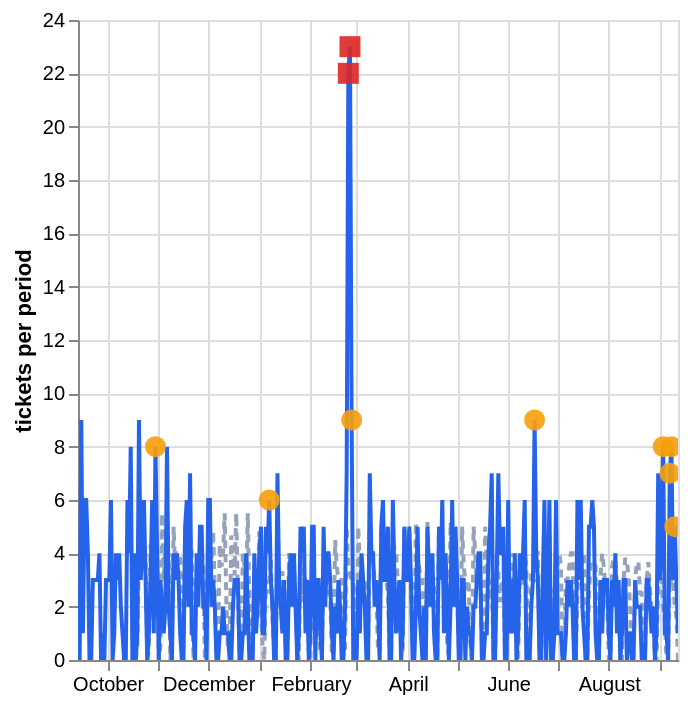

Here is the notebook cell this chart was saved with:
### Markdown cell above
### Looking at the most severe series

### Code cell
top_series = alerts.iloc[0]["series"]
series_diagnostics = detection.diagnostics[detection.diagnostics["series"] == top_series]
series_alerts = alerts[alerts["series"] == top_series].assign(
    period=lambda d: pd.to_datetime(d["period"])
)

print(f"series: {top_series}")
charts.anomaly_chart(series_diagnostics, series_alerts)

### Figure 1 — Vega-Lite specification as saved in the notebook (floating-point values rounded to 4 significant figures; data arrays with more than 128 entries replaced by an {"elided": "..."} marker saying what was removed)
{"config": {"view": {"continuousWidth": 300, "continuousHeight": 300}}, "layer": [{"data": {"name": "data-cbbb6d399baac45bd27c774bfff75efb"}, "mark": {"type": "line", "color": "#94a3b8", "strokeDash": [4, 3]}, "encoding": {"tooltip": [{"field": "period", "type": "temporal"}, {"field": "expected", "type": "quantitative"}], "x": {"field": "period", "title": null, "type": "temporal"}, "y": {"field": "expected", "title": "tickets per period", "type": "quantitative"}}, "name": "view_f832738931b00f33_0"}, {"data": {"name": "data-cbbb6d399baac45bd27c774bfff75efb"}, "mark": {"type": "line", "color": "#2563eb", "strokeWidth": 2}, "encoding": {"tooltip": [{"field": "period", "type": "temporal"}, {"field": "observed", "type": "quantitative"}, {"field": "expected", "type": "quantitative"}, {"field": "robust_z", "type": "quantitative"}, {"field": "ewma", "type": "quantitative"}], "x": {"field": "period", "title": null, "type": "temporal"}, "y": {"field": "observed", "type": "quantitative"}}}, {"data": {"name": "data-827338f7d8ded73ec50d2c172066d783"}, "mark": {"type": "point", "filled": true, "opacity": 0.9, "size": 110}, "encoding": {"color": {"field": "kind", "scale": {"domain": ["spike", "emerging"], "range": ["#dc2626", "#f59e0b"]}, "title": "alert", "type": "nominal"}, "shape": {"field": "kind", "legend": null, "type": "nominal"}, "tooltip": [{"field": "period", "type": "temporal"}, {"field": "kind", "type": "nominal"}, {"field": "observed", "type": "quantitative"}, {"field": "expected", "type": "quantitative"}, {"field": "severity", "type": "quantitative"}], "x": {"field": "period", "type": "temporal"}, "y": {"field": "observed", "type": "quantitative"}}}], "height": 320, "params": [{"name": "param_db82be42624d4632", "select": {"type": "interval", "encodings": ["x"]}, "bind": "scales", "views": ["view_f832738931b00f33_0"]}], "$schema": "https://vega.github.io/schema/vega-lite/v6.4.1.json", "datasets": {"data-cbbb6d399baac45bd27c774bfff75efb": {"elided": "365 records"}, "data-827338f7d8ded73ec50d2c172066d783": [{"series": "Network & VPN", "period": "2026-02-25T00:00:00", "kind": "spike", "observed": 23, "expected": 3.17, "robust_z": 11.14, "poisson_p": 6.126e-13, "ewma": 5.734, "severity": 17.2}, {"series": "Network & VPN", "period": "2026-02-26T00:00:00", "kind": "emerging", "observed": 9, "expected": 3.0, "robust_z": 3.464, "poisson_p": 0.003803, "ewma": 5.053, "severity": 15.16}, {"series": "Network & VPN", "period": "2026-02-24T00:00:00", "kind": "spike", "observed": 22, "expected": 3.5, "robust_z": 9.889, "poisson_p": 2.95e-11, "ewma": 3.415, "severity": 10.24}, {"series": "Network & VPN", "period": "2026-09-03T00:00:00", "kind": "emerging", "observed": 8, "expected": 2.0, "robust_z": 4.047, "poisson_p": 0.001097, "ewma": 1.717, "severity": 5.151}, {"series": "Network & VPN", "period": "2026-09-08T00:00:00", "kind": "emerging", "observed": 8, "expected": 3.0, "robust_z": 2.887, "poisson_p": 0.0119, "ewma": 1.679, "severity": 5.037}, {"series": "Network & VPN", "period": "2026-09-10T00:00:00", "kind": "emerging", "observed": 5, "expected": 2.0, "robust_z": 2.023, "poisson_p": 0.05265, "ewma": 1.43, "severity": 4.29}, {"series": "Network & VPN", "period": "2025-10-30T00:00:00", "kind": "emerging", "observed": 8, "expected": 3.0, "robust_z": 2.887, "poisson_p": 0.0119, "ewma": 1.219, "severity": 3.657}, {"series": "Network & VPN", "period": "2026-09-07T00:00:00", "kind": "emerging", "observed": 7, "expected": 3.33, "robust_z": 2.008, "poisson_p": 0.0532, "ewma": 1.162, "severity": 3.486}, {"series": "Network & VPN", "period": "2026-06-17T00:00:00", "kind": "emerging", "observed": 9, "expected": 3.0, "robust_z": 3.464, "poisson_p": 0.003803, "ewma": 1.149, "severity": 3.464}, {"series": "Network & VPN", "period": "2026-01-07T00:00:00", "kind": "emerging", "observed": 6, "expected": 2.83, "robust_z": 1.881, "poisson_p": 0.06806, "ewma": 1.108, "severity": 3.324}]}}
